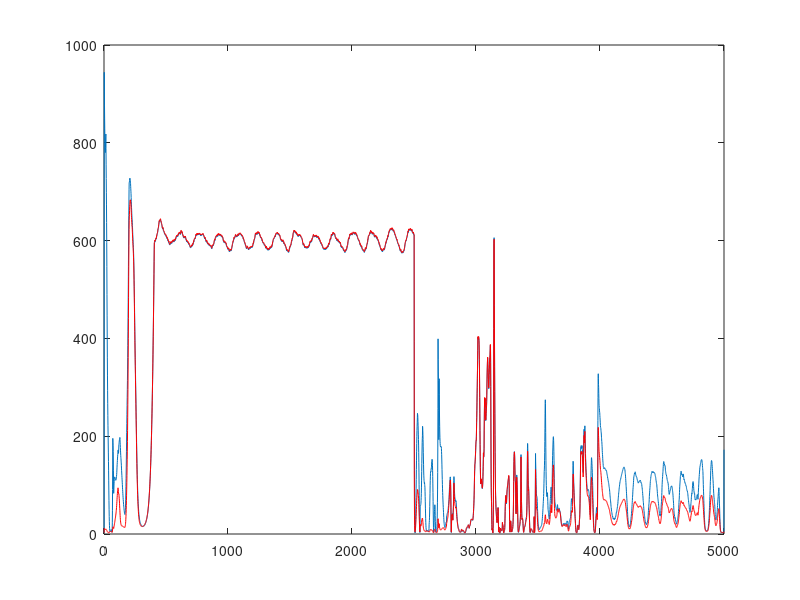

Reproduce this figure in MATLAB.
clear all; 
close all; 
load restrictedErrors.txt; 
load unrestrictedErrors.txt; 

r = restrictedErrors; 
u = unrestrictedErrors; 
plot(u)
hold on
plot(r,'r')


